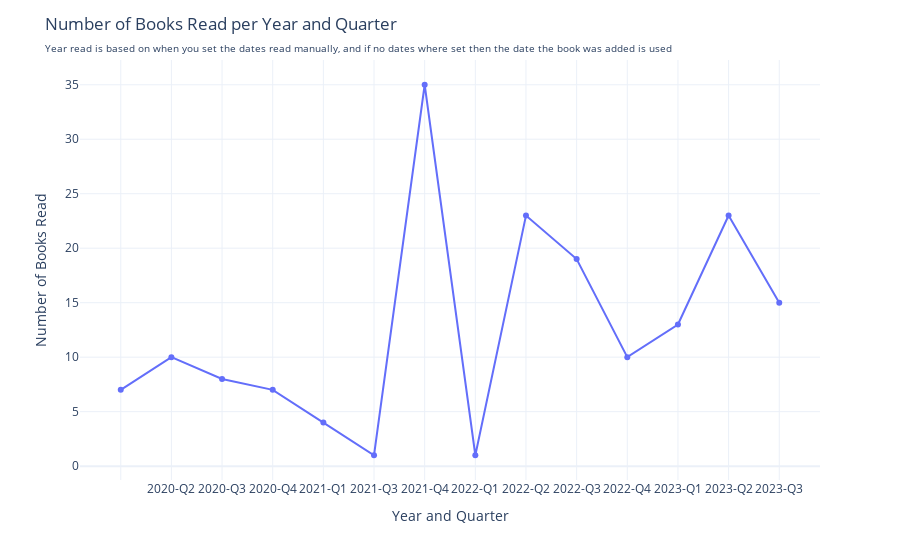

Source (notebook cell):
### Markdown cell above
# Vizualising timeline of books read.

### Code cell
from apps.viz import viz_year_read
viz_year_read(myreads).show()

### Figure 1 — Plotly figure (JSON) as saved in the notebook; plotly's stock layout.template omitted (floating-point values rounded to 4 significant figures)
{"data": [{"hovertemplate": "Year_Quarter=%{x}<br>Books Read=%{y}<extra></extra>", "legendgroup": "", "line": {"color": "#636efa", "dash": "solid"}, "marker": {"symbol": "circle"}, "mode": "markers+lines", "name": "", "orientation": "v", "showlegend": false, "type": "scatter", "x": ["", "2020-Q2", "2020-Q3", "2020-Q4", "2021-Q1", "2021-Q3", "2021-Q4", "2022-Q1", "2022-Q2", "2022-Q3", "2022-Q4", "2023-Q1", "2023-Q2", "2023-Q3"], "xaxis": "x", "y": [7, 10, 8, 7, 4, 1, 35, 1, 23, 19, 10, 13, 23, 15], "yaxis": "y"}], "layout": {"legend": {"tracegroupgap": 0}, "margin": {"t": 60}, "showlegend": false, "title": {"text": "Number of Books Read per Year and Quarter<span style=\"font-size: 10px;\"><br>Year read is based on when you set the dates read manually, and if no dates where set then the date the book was added is used</span>"}, "xaxis": {"anchor": "y", "domain": [0, 1], "title": {"text": "Year and Quarter"}}, "yaxis": {"anchor": "x", "domain": [0, 1], "title": {"text": "Number of Books Read"}}}}
